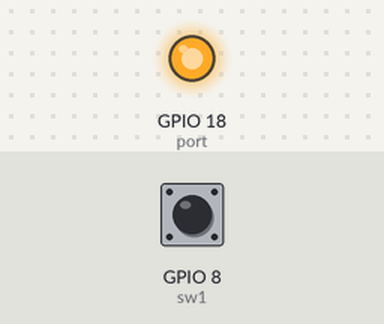
Simulated run of this program. Board: Raspberry Pi (BCM pin numbers). On the bench: output pins drawn as LEDs (lit = HIGH). The inputs (shaded band) are chosen by the test bench; at power-on: GPIO 8 (sw1) HIGH.

Above: at 1.2 s.
1.3 s: GPIO 8 (sw1) pulled LOW for 0.15 s
At 1.37 s:
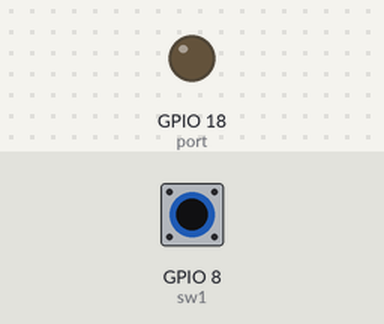
2.9 s: GPIO 8 (sw1) pulled LOW for 3.2 s
At 6.9 s:
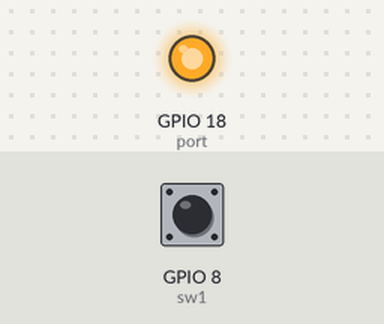
Timing chart, 0 to 8.4 s (numbered marks = the images above; inputs shaded):
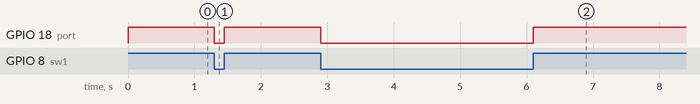

The program:

switch.py
```python
import RPi.GPIO as GPIO
sw1 = 8
port = 18
GPIO.setmode(GPIO.BCM)
GPIO.setwarnings(False)
GPIO.setup(port,GPIO.OUT)
GPIO.setup(sw1,GPIO.IN)
while True:
    rcv = GPIO.input(sw1)
    GPIO.output(port,rcv)
```

Measured:
- after the input at 1.3 s, GPIO 18 (port): HIGH → LOW at once, → HIGH 0.15 s later
- after the input at 2.9 s, GPIO 18 (port): HIGH → LOW at once, → HIGH 3.2 s later
